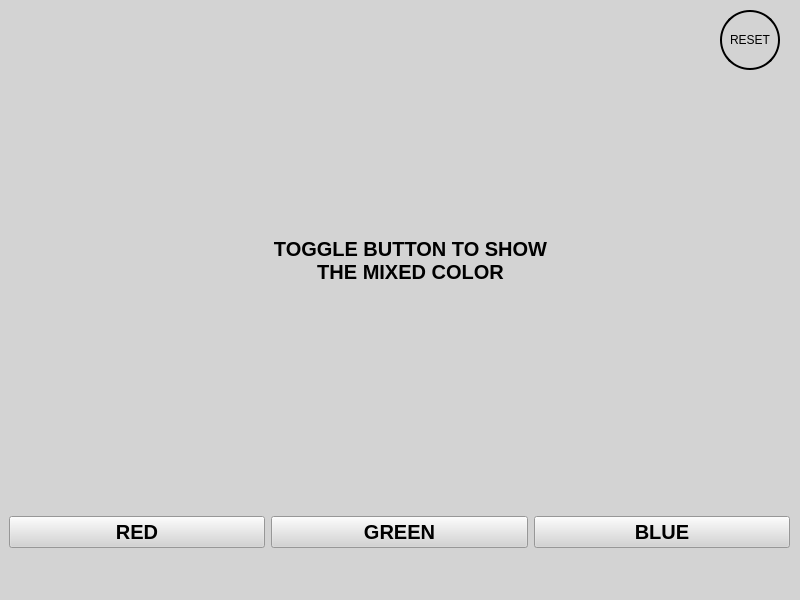
<?xml version="1.0" encoding="UTF-8"?>
<ui version="4.0">
 <class>MainWindow</class>
 <widget class="QMainWindow" name="MainWindow">
  <property name="geometry">
   <rect>
    <x>0</x>
    <y>0</y>
    <width>800</width>
    <height>600</height>
   </rect>
  </property>
  <property name="windowTitle">
   <string>MainWindow</string>
  </property>
  <property name="styleSheet">
   <string notr="true">background-color:lightgray</string>
  </property>
  <widget class="QWidget" name="centralwidget">
   <widget class="QStackedWidget" name="stackedWidget">
    <property name="geometry">
     <rect>
      <x>240</x>
      <y>180</y>
      <width>331</width>
      <height>161</height>
     </rect>
    </property>
    <property name="styleSheet">
     <string notr="true"/>
    </property>
    <property name="currentIndex">
     <number>0</number>
    </property>
    <widget class="QWidget" name="home">
     <widget class="QLabel" name="label">
      <property name="geometry">
       <rect>
        <x>30</x>
        <y>40</y>
        <width>281</width>
        <height>81</height>
       </rect>
      </property>
      <property name="font">
       <font>
        <pointsize>15</pointsize>
        <weight>75</weight>
        <bold>true</bold>
       </font>
      </property>
      <property name="layoutDirection">
       <enum>Qt::LeftToRight</enum>
      </property>
      <property name="text">
       <string>TOGGLE BUTTON TO SHOW THE MIXED COLOR</string>
      </property>
      <property name="alignment">
       <set>Qt::AlignCenter</set>
      </property>
      <property name="wordWrap">
       <bool>true</bool>
      </property>
     </widget>
    </widget>
    <widget class="QWidget" name="red">
     <property name="styleSheet">
      <string notr="true">background-color:red</string>
     </property>
    </widget>
    <widget class="QWidget" name="green">
     <property name="styleSheet">
      <string notr="true">background-color:green
</string>
     </property>
    </widget>
    <widget class="QWidget" name="blue">
     <property name="styleSheet">
      <string notr="true">background-color:blue
</string>
     </property>
    </widget>
    <widget class="QWidget" name="yellow">
     <property name="styleSheet">
      <string notr="true">background-color:yellow
</string>
     </property>
    </widget>
    <widget class="QWidget" name="magenta">
     <property name="styleSheet">
      <string notr="true">background-color:Magenta</string>
     </property>
    </widget>
    <widget class="QWidget" name="cyan">
     <property name="styleSheet">
      <string notr="true">background-color:Cyan</string>
     </property>
    </widget>
    <widget class="QWidget" name="white">
     <property name="styleSheet">
      <string notr="true">background-color:white
</string>
     </property>
    </widget>
   </widget>
   <widget class="QWidget" name="layoutWidget">
    <property name="geometry">
     <rect>
      <x>336</x>
      <y>342</y>
      <width>16</width>
      <height>16</height>
     </rect>
    </property>
    <layout class="QGridLayout" name="gridLayout"/>
   </widget>
   <widget class="QWidget" name="layoutWidget">
    <property name="geometry">
     <rect>
      <x>9</x>
      <y>516</y>
      <width>781</width>
      <height>33</height>
     </rect>
    </property>
    <layout class="QHBoxLayout" name="horizontalLayout">
     <item>
      <widget class="QPushButton" name="pushButton_Red">
       <property name="font">
        <font>
         <pointsize>15</pointsize>
         <weight>75</weight>
         <bold>true</bold>
        </font>
       </property>
       <property name="styleSheet">
        <string notr="true"/>
       </property>
       <property name="text">
        <string>RED</string>
       </property>
      </widget>
     </item>
     <item>
      <widget class="QPushButton" name="pushButton_Green">
       <property name="font">
        <font>
         <pointsize>15</pointsize>
         <weight>75</weight>
         <bold>true</bold>
        </font>
       </property>
       <property name="text">
        <string>GREEN</string>
       </property>
      </widget>
     </item>
     <item>
      <widget class="QPushButton" name="pushButton_Blue">
       <property name="font">
        <font>
         <pointsize>15</pointsize>
         <weight>75</weight>
         <bold>true</bold>
        </font>
       </property>
       <property name="text">
        <string>BLUE</string>
       </property>
      </widget>
     </item>
    </layout>
   </widget>
   <widget class="QPushButton" name="pushButton_Reset">
    <property name="geometry">
     <rect>
      <x>720</x>
      <y>10</y>
      <width>60</width>
      <height>60</height>
     </rect>
    </property>
    <property name="styleSheet">
     <string notr="true">border: 2px solid black;
border-radius: 30px;   /* nửa kích thước */


</string>
    </property>
    <property name="text">
     <string>RESET</string>
    </property>
   </widget>
  </widget>
  <widget class="QMenuBar" name="menubar">
   <property name="geometry">
    <rect>
     <x>0</x>
     <y>0</y>
     <width>800</width>
     <height>22</height>
    </rect>
   </property>
  </widget>
  <widget class="QStatusBar" name="statusbar"/>
 </widget>
 <resources/>
 <connections/>
</ui>
